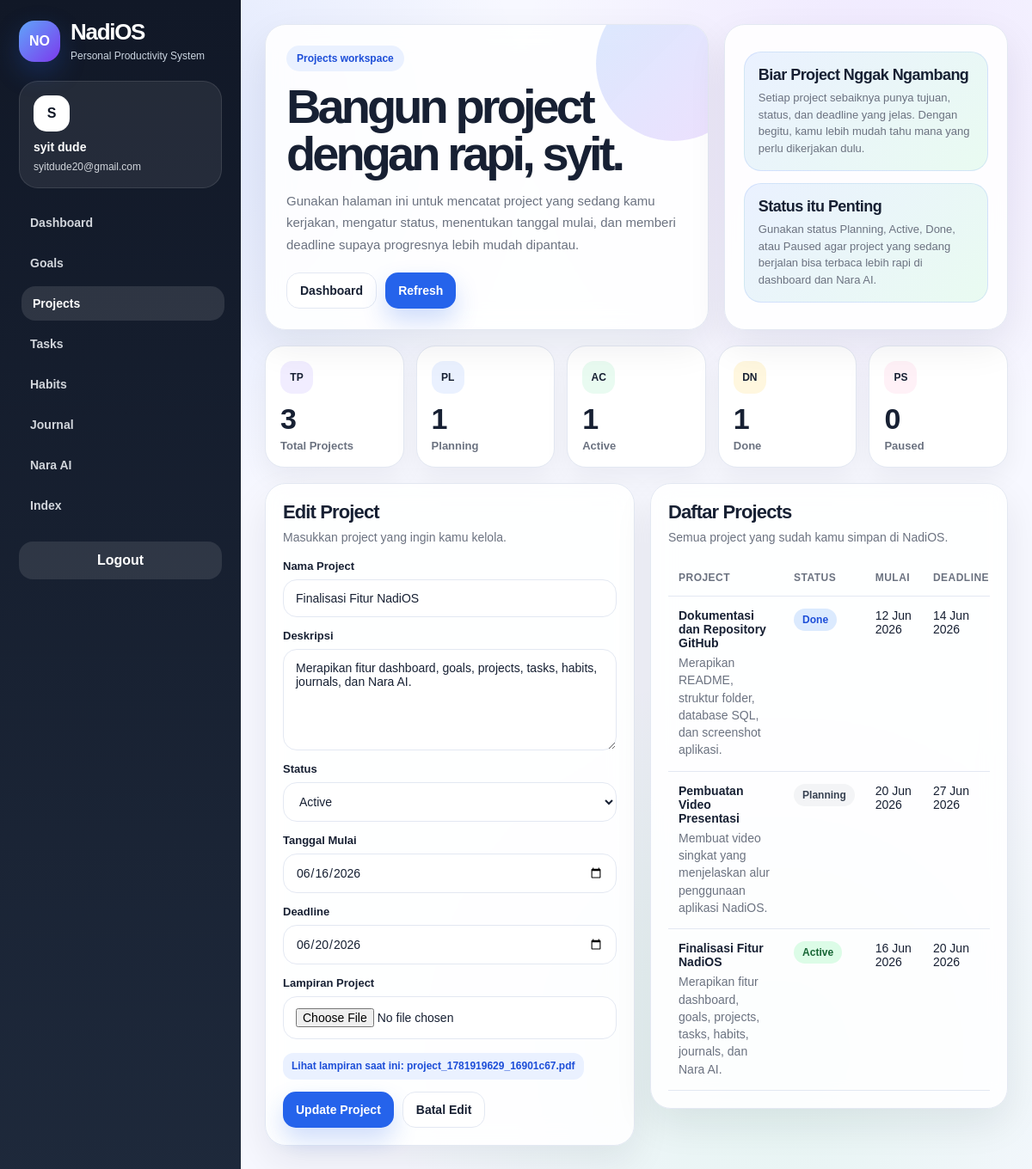
The app's page /projects.php?edit=1 (signed in) with its own data.
### tables this page shows
CREATE TABLE `projects` (
  `id` int(11) NOT NULL,
  `user_id` int(11) NOT NULL,
  `name` varchar(150) NOT NULL,
  `description` text DEFAULT NULL,
  `status` enum('Planning','Active','Done','Paused') NOT NULL DEFAULT 'Planning',
  `start_date` date DEFAULT NULL,
  `due_date` date DEFAULT NULL,
  `attachment` varchar(255) DEFAULT NULL,
  `created_at` timestamp NOT NULL DEFAULT current_timestamp()
);

### projects.php (the view, shortened to what this page needs)
<?php
$appName = "NadiOS";
$error = "";
$fullName = $_SESSION["full_name"] ?? "User";
$emailUser = $_SESSION["email"] ?? "";
$userId = (int) ($_SESSION["user_id"] ?? 0);
function e($value): string
{
    return htmlspecialchars((string) ($value ?? ""), ENT_QUOTES, "UTF-8");
}
function formatTanggal($date): string
{
    return date("d M Y", strtotime($date));
}
function badgeClass($status): string
{
    if ($status === "Active") {
        return "badge-green";
    }
    if ($status === "Done") {
        return "badge-blue";
    }
    return "badge-gray";
}
function tableExists($conn, $tableName): bool
{
    $safeTable = mysqli_real_escape_string($conn, $tableName);
    $result = mysqli_query($conn, "SHOW TABLES LIKE '" . $safeTable . "'");
    return $result && mysqli_num_rows($result) > 0;
}
function attachmentFileName($attachmentPath): string
{
    return basename($attachmentPath);
}
$editMode = false;
$editData = array(
    "id" => "",
    "name" => "",
    "description" => "",
    "status" => "Planning",
    "start_date" => "",
    "due_date" => "",
    "attachment" => ""
);
if ($error === "" && isset($_GET["edit"])) {
    $editId = (int) $_GET["edit"];
    if ($editId > 0) {
        $editStmt = mysqli_prepare($conn, "SELECT * FROM projects WHERE id = ? AND user_id = ?");
        if ($editStmt) {
            mysqli_stmt_bind_param($editStmt, "ii", $editId, $userId);
            mysqli_stmt_execute($editStmt);
            $editResult = mysqli_stmt_get_result($editStmt);
            if ($editResult && mysqli_num_rows($editResult) > 0) {
                $editMode = true;
                $editData = mysqli_fetch_assoc($editResult);
            }
        }
    }
}
$projects = array();
if (tableExists($conn, "projects")) {
    $listStmt = mysqli_prepare($conn, "SELECT * FROM projects WHERE user_id = ? ORDER BY created_at DESC");
    if ($listStmt) {
        mysqli_stmt_bind_param($listStmt, "i", $userId);
        mysqli_stmt_execute($listStmt);
        $listResult = mysqli_stmt_get_result($listStmt);
        if ($listResult) {
            while ($row = mysqli_fetch_assoc($listResult)) {
                $projects[] = $row;
            }
        }
    }
}
$totalProjects = count($projects);
$totalPlanning = 0;
$totalActive = 0;
$totalDone = 0;
$totalPaused = 0;
foreach ($projects as $project) {
    if ($project["status"] === "Planning") {
        $totalPlanning++;
    }
    if ($project["status"] === "Active") {
        $totalActive++;
    }
    if ($project["status"] === "Done") {
        $totalDone++;
    }
}
$fullNameParts = preg_split('/\s+/', trim($fullName));
$firstName = $fullNameParts[0] ?? "User";
?>
<!DOCTYPE html>
<html lang="id">
<head>
</head>
<body>
<div class="app">
    <aside class="sidebar">
        <div class="brand">
            <div class="brand-mark">NO</div>
            <div>
                <h1 class="logo"><?php echo e($appName); ?></h1>
                <p class="sidebar-subtitle">Personal Productivity System</p>
            </div>
        </div>
        <div class="user-card">
            <div class="user-avatar"><?php echo strtoupper(substr(e($fullName), 0, 1)); ?></div>
            <strong><?php echo e($fullName); ?></strong>
            <span><?php echo e($emailUser); ?></span>
        </div>
        <nav class="nav">
            <a href="dashboard.php">Dashboard</a>
            <a href="goals.php">Goals</a>
            <a href="projects.php" class="active">Projects</a>
            <a href="tasks.php">Tasks</a>
            <a href="habits.php">Habits</a>
            <a href="journals.php">Journal</a>
            <a href="ai_assistant.php">Nara AI</a>
            <a href="index.php">Index</a>
        </nav>
        <div class="logout-box">
            <a href="logout.php" class="logout-link">Logout</a>
        </div>
    </aside>
    <main class="content">
        <section class="hero">
            <div class="hero-main">
                <span class="eyebrow">Projects workspace</span>
                <h1>Bangun project dengan rapi, <?php echo e($firstName); ?>.</h1>
                <p>
                     Gunakan halaman ini untuk mencatat project yang sedang kamu kerjakan, mengatur status, menentukan tanggal mulai, dan memberi deadline supaya progresnya lebih mudah dipantau.
                </p>
                <div class="hero-actions">
                    <a href="dashboard.php" class="btn btn-secondary">Dashboard</a>
                    <a href="projects.php" class="btn btn-primary">Refresh</a>
                </div>
            </div>
            <div class="hero-side">
                <div class="tip-card">
                    <strong>Biar Project Nggak Ngambang</strong>
                    <span>
                        Setiap project sebaiknya punya tujuan, status, dan deadline yang jelas. Dengan begitu, kamu lebih mudah tahu mana yang perlu dikerjakan dulu.
                    </span>
                </div>
                <div class="tip-card">
                    <strong>Status itu Penting</strong>
                    <span>
                       Gunakan status Planning, Active, Done, atau Paused agar project yang sedang berjalan bisa terbaca lebih rapi di dashboard dan Nara AI.
                </div>
            </div>
        </section>
        <section class="stats-grid">
            <div class="stat-card"><div class="stat-icon">TP</div><h2><?php echo $totalProjects; ?></h2><p>Total Projects</p></div>
            <div class="stat-card"><div class="stat-icon">PL</div><h2><?php echo $totalPlanning; ?></h2><p>Planning</p></div>
            <div class="stat-card"><div class="stat-icon">AC</div><h2><?php echo $totalActive; ?></h2><p>Active</p></div>
            <div class="stat-card"><div class="stat-icon">DN</div><h2><?php echo $totalDone; ?></h2><p>Done</p></div>
            <div class="stat-card"><div class="stat-icon">PS</div><h2><?php echo $totalPaused; ?></h2><p>Paused</p></div>
        </section>
        <section class="grid">
            <div class="card">
                <div class="section-head">
                    <div>
                        <h2><?php echo $editMode ? "Edit Project" : "Tambah Project"; ?></h2>
                        <p>Masukkan project yang ingin kamu kelola.</p>
                    </div>
                </div>
                <form class="form" action="projects.php" method="POST" enctype="multipart/form-data">
                    <div class="form-group">
                        <label for="name">Nama Project</label>
                        <input
                            type="text"
                            id="name"
                            name="name"
                            class="form-control"
                            placeholder="Contoh: Pengembangan NadiOS"
                            value="<?php echo e($editData["name"]); ?>"
                            required
                        >
                    </div>
                    <div class="form-group">
                        <label for="description">Deskripsi</label>
                        <textarea
                            id="description"
                            name="description"
                            class="form-control"
                            placeholder="Tuliskan ruang lingkup atau tujuan project"
                        ><?php echo e($editData["description"]); ?></textarea>
                    </div>
                    <div class="form-group">
                        <label for="status">Status</label>
                        <select id="status" name="status" class="form-control" required>
                            <option value="Active" <?php if ($editData["status"] === "Active") { echo "selected"; } ?>>Active</option>
                        </select>
                    </div>
                    <div class="form-group">
                        <label for="start_date">Tanggal Mulai</label>
                        <input
                            type="date"
                            id="start_date"
                            name="start_date"
                            class="form-control"
                            value="<?php echo e($editData["start_date"]); ?>"
                        >
                    </div>
                    <div class="form-group">
                        <label for="due_date">Deadline</label>
                        <input
                            type="date"
                            id="due_date"
                            name="due_date"
                            class="form-control"
                            value="<?php echo e($editData["due_date"]); ?>"
                        >
                    </div>
                    <div class="form-group">
                        <label for="attachment">Lampiran Project</label>
                        <input
                            type="file"
                            id="attachment"
                            name="attachment"
                            class="form-control"
                            accept=".pdf,.doc,.docx,.xls,.xlsx,.ppt,.pptx,.txt,.zip,.jpg,.jpeg,.png,.webp"
                        >
                        <?php if ($editMode && !empty($editData["attachment"])) { ?>
                            <a href="<?php echo e($editData["attachment"]); ?>" target="_blank" class="attachment-link">
                                Lihat lampiran saat ini: <?php echo e(attachmentFileName($editData["attachment"])); ?>
                            </a>
                        <?php } ?>
                    </div>
                    <div class="form-actions">
                        <button type="submit" class="btn btn-primary">
                            <?php echo $editMode ? "Update Project" : "Tambah Project"; ?>
                        </button>
                        <?php if ($editMode) { ?>
                            <a href="projects.php" class="btn btn-secondary">Batal Edit</a>
                        <?php } ?>
                    </div>
                </form>
            </div>
            <div class="card">
                <div class="section-head">
                    <div>
                        <h2>Daftar Projects</h2>
                        <p>Semua project yang sudah kamu simpan di NadiOS.</p>
                    </div>
                </div>
                <?php if (count($projects) === 0) { ?>
                    <div class="empty">Belum ada project. Tambahkan project pertama melalui form.</div>
                <?php } else { ?>
                    <div class="table-wrapper">
                        <table>
                            <thead>
                                <tr>
                                    <th>Project</th>
                                    <th>Status</th>
                                    <th>Mulai</th>
                                    <th>Deadline</th>
                                </tr>
                            </thead>
                            <tbody>
                                <?php foreach ($projects as $project) { ?>
                                    <tr>
                                        <td>
                                            <div class="project-title"><?php echo e($project["name"]); ?></div>
                                            <div class="project-desc">
                                                <?php
                                                if ($project["description"]) {
                                                    echo e($project["description"]);
                                                } else {
                                                    echo "Tidak ada deskripsi.";
                                                }
                                                ?>
                                            </div>
                                        </td>
                                        <td>
                                            <span class="badge <?php echo badgeClass($project["status"]); ?>">
                                                <?php echo e($project["status"]); ?>
                                            </span>
                                        </td>
                                        <td><?php echo formatTanggal($project["start_date"]); ?></td>
                                        <td><?php echo formatTanggal($project["due_date"]); ?></td>
                                    </tr>
                                <?php } ?>
                            </tbody>
                        </table>
                    </div>
                <?php } ?>
            </div>
        </section>
    </main>
</div>
</body>
</html>

### records on screen
projects: name "Finalisasi Fitur NadiOS", description "Merapikan fitur dashboard, goals, projects, tasks, habits, journals, dan Nara AI.", status "Active", start_date "06/16/2026", due_date "06/20/2026", attachment "project_1781919629_16901c67.pdf", start_date "16 Jun 2026", due_date "20 Jun 2026"
projects: name "Dokumentasi dan Repository GitHub", description "Merapikan README, struktur folder, database SQL, dan screenshot aplikasi.", status "Done", start_date "12 Jun 2026", due_date "14 Jun 2026"
projects: name "Pembuatan Video Presentasi", description "Membuat video singkat yang menjelaskan alur penggunaan aplikasi NadiOS.", status "Planning", start_date "20 Jun 2026", due_date "27 Jun 2026"

### other values on screen
$appName "NadiOS"
substr(e($fullName), 0, 1) "S"
$fullName "syit dude"
$emailUser "syitdude20@gmail.com"
$firstName "syit"
$totalProjects "3"
$totalPlanning "1"
$totalActive "1"
$totalDone "1"
$totalPaused "0"
